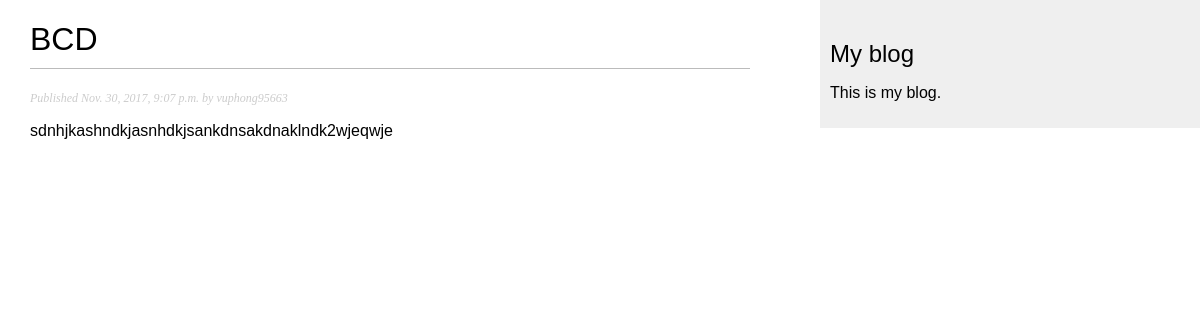
Screenshot of /blog/2017/11/30/bcd/ with the database file from the repository.
### blog/models.py (models this page shows, shortened)
class Post(models.Model):
    STATUS_CHOICES = (
        ('draft', 'Draft'),
        ('published', 'Published')
    )
    title = models.CharField(max_length=250)
    slug = models.SlugField(max_length=250, unique_for_date='publish')
    author = models.ForeignKey(User, related_name='blog_posts')
    body = models.TextField()
    publish = models.DateTimeField(default=timezone.now)
    created = models.DateTimeField(auto_now_add=True)
    updated = models.DateTimeField(auto_now=True)
    status = models.CharField(max_length=10,
                              choices=STATUS_CHOICES,
                              default='draft')
    objects = models.Manager()
    published = PublishedManager()
    class Meta:
        ordering = ('-publish',)

### blog/views.py (the view)
def post_detail(request, year, month, day, post):
    post = get_object_or_404(Post,
                             slug=post,
                             status='published',
                             publish__year=year,
                             publish__month=month,
                             publish__day=day)
    return render(request, 'blog/post/detail.html', {'post': post})

### blog/templates/blog/post/detail.html
{% extends "blog/base.html" %} {% block title %}{{ post.title }}{% endblock %} {% block content %}
<h1>{{ post.title }}</h1>
<p class="date">
    Published {{ post.publish }} by {{ post.author }}
</p>
{{ post.body|linebreaks }} {% endblock %}

### blog/static/css/blog.css (style rules this page uses)
body { margin:0; padding:0; font-family:helvetica, sans-serif; }
h1 { font-weight:normal; border-bottom:1px solid #bbb; padding:0 0 10px 0; }
p.date { color:#ccc; font-family: georgia, serif; font-size: 12px; font-style: italic; }

### rows the page displays
Post: title "BCD", publish "Nov. 30, 2017, 9:07 p.m.", author "vuphong95663", body "sdnhjkashndkjasnhdkjsankdnsakdnaklndk2wjeqwje"
